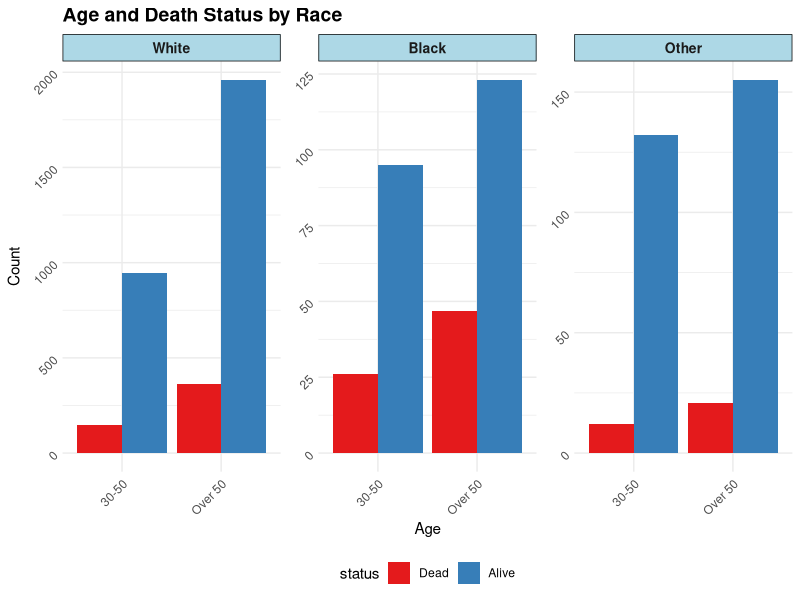
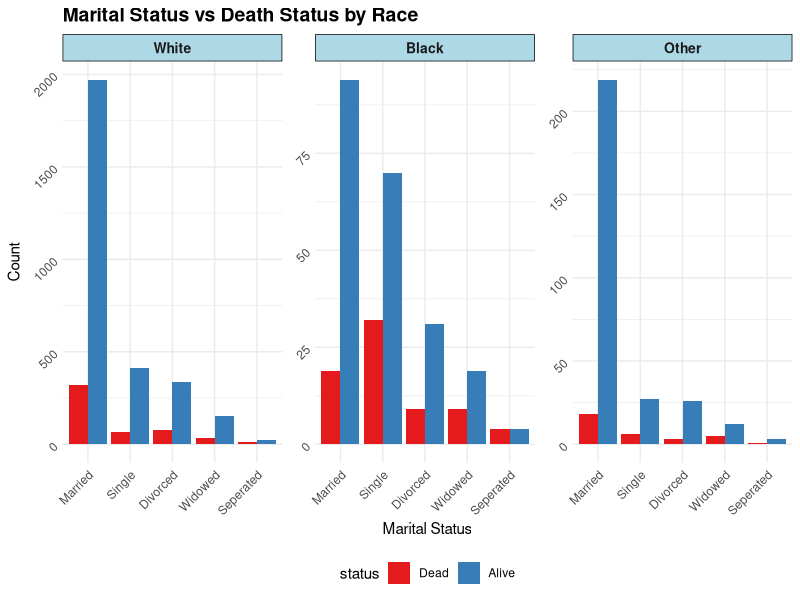

These figures' R source, in order:
## ---- chunk 1
library(tidyverse)
library(survival)
library(glmnet)
library(pROC)
## ---- chunk 2
clean_data = read_csv("./data/clean_data.csv")
new_data = read_csv("./data/new_data.csv")


## ---- chunk 3
# Fit a Cox proportional hazards model
cox_model = coxph(Surv(time = survival_months, event = status) ~ age + race + marital_status + t_stage +
                    n_stage + x6th_stage + differentiate + grade + a_stage + tumor_size +
                    estrogen_status + progesterone_status + regional_node_examined +
                    regional_node_positive, data = clean_data)

# Summarize the model to see which factors are significant
summary(cox_model)

# You can also look for interactions by adding interaction terms to the model, 
# but this should be done cautiously to avoid overfitting, especially with many covariates
# Example interaction between age and t_stage
cox_model_interaction = coxph(Surv(time = survival_months, event = status) ~ age * t_stage, data = clean_data)

# Summarize the model with interaction
summary(cox_model_interaction)
## ---- chunk 4
covariates = clean_data[, 1:14]
outcome = clean_data$status

model_data = data.frame(covariates, outcome)

model = glm(outcome ~ ., data = model_data, family = "binomial")
## ---- chunk 5
summary(model)

# race + age
model_interaction = glm(outcome ~ . + race:age, data = model_data, family = "binomial")
summary(model_interaction)
## ---- chunk 6
# Predicting and evaluating performance
predictions = predict(model, type = "response")

roc_curve = roc(outcome, predictions)

auc(roc_curve)
## ---- chunk 7
# Splitting data by racial groups
data_white  = clean_data[clean_data$race == "0", ]
data_black_other =  clean_data[clean_data$race %in% c("1", "2"), ]

# Evaluate model separately for these groups
predictions_white = predict(model, newdata = data_white, type = "response")
roc_white = roc(data_white$status, predictions_white)

predictions_black_other = predict(model, newdata = data_black_other, type = "response")
roc_black_other = roc(data_black_other$status, predictions_black_other)

# Compare AUC scores
auc_white = auc(roc_white)
auc_black_other = auc(roc_black_other)


## ---- chunk 8
# Convert numerical values to factors with appropriate labels
clean_data$race = factor(clean_data$race,
                         levels = c(0, 1, 2),
                         labels = c("White", "Black", "Other"))

clean_data$age = cut(clean_data$age, 
                        breaks = c(-Inf, 30, 50, Inf),
                        labels = c("Under 30", "30-50", "Over 50"),
                        right = FALSE)

clean_data$status = factor(clean_data$status, 
                            levels = c(0, 1),
                            labels = c("Dead", "Alive"))

# Group and summarize the data
summary_data_a = clean_data |>
  group_by(age, race, status) |>
  summarise(count = n(), .groups = "drop")

# Create a bar plot
ggplot(summary_data_a, aes(x = age, y = count, fill = status)) +
  geom_bar(stat = "identity", position = position_dodge()) +
  scale_fill_brewer(palette = "Set1") +
  facet_wrap(~race, scales = "free_y") +
  labs(title = "Age and Death Status by Race", 
       x = "Age", 
       y = "Count") +
  theme_minimal() +
  theme(legend.position = "bottom",
        axis.text = element_text(angle = 45, hjust = 1),
        plot.title = element_text(size = 14, face = "bold"),
        strip.background = element_rect(fill = "lightblue"),
        strip.text.x = element_text(size = 10, face = "bold"))


## ---- chunk 9
covariates = clean_data[, 1:14]
outcome = clean_data$status

model_data = data.frame(covariates, outcome)

model = glm(outcome ~ ., data = model_data, family = "binomial")
## ---- chunk 10
summary(model)

# race + age
race_marital_status_model_interaction = glm(outcome ~ . + race:marital_status, data = model_data, family = "binomial")
summary(race_marital_status_model_interaction)
## ---- chunk 11
# Convert numerical values to factors with appropriate labels


clean_data$marital_status = factor(clean_data$marital_status, 
                                    levels = c(0, 1, 2, 3, 4),
                                    labels = c("Married", "Single", "Divorced", "Widowed", "Seperated"))


# Group and summarize the data
summary_data_b = clean_data |>
  group_by(marital_status, race, status) |>
  summarise(count = n(), .groups = "drop")

# Create a bar plot
ggplot(summary_data_b, aes(x = marital_status, y = count, fill = status)) +
  geom_bar(stat = "identity", position = position_dodge()) +
  scale_fill_brewer(palette = "Set1") +
  facet_wrap(~race, scales = "free_y") +
  labs(title = "Marital Status vs Death Status by Race", 
       x = "Marital Status", 
       y = "Count") +
  theme_minimal() +
  theme(legend.position = "bottom",
        axis.text = element_text(angle = 45, hjust = 1),
        plot.title = element_text(size = 14, face = "bold"),
        strip.background = element_rect(fill = "lightblue"),
        strip.text.x = element_text(size = 10, face = "bold"))


